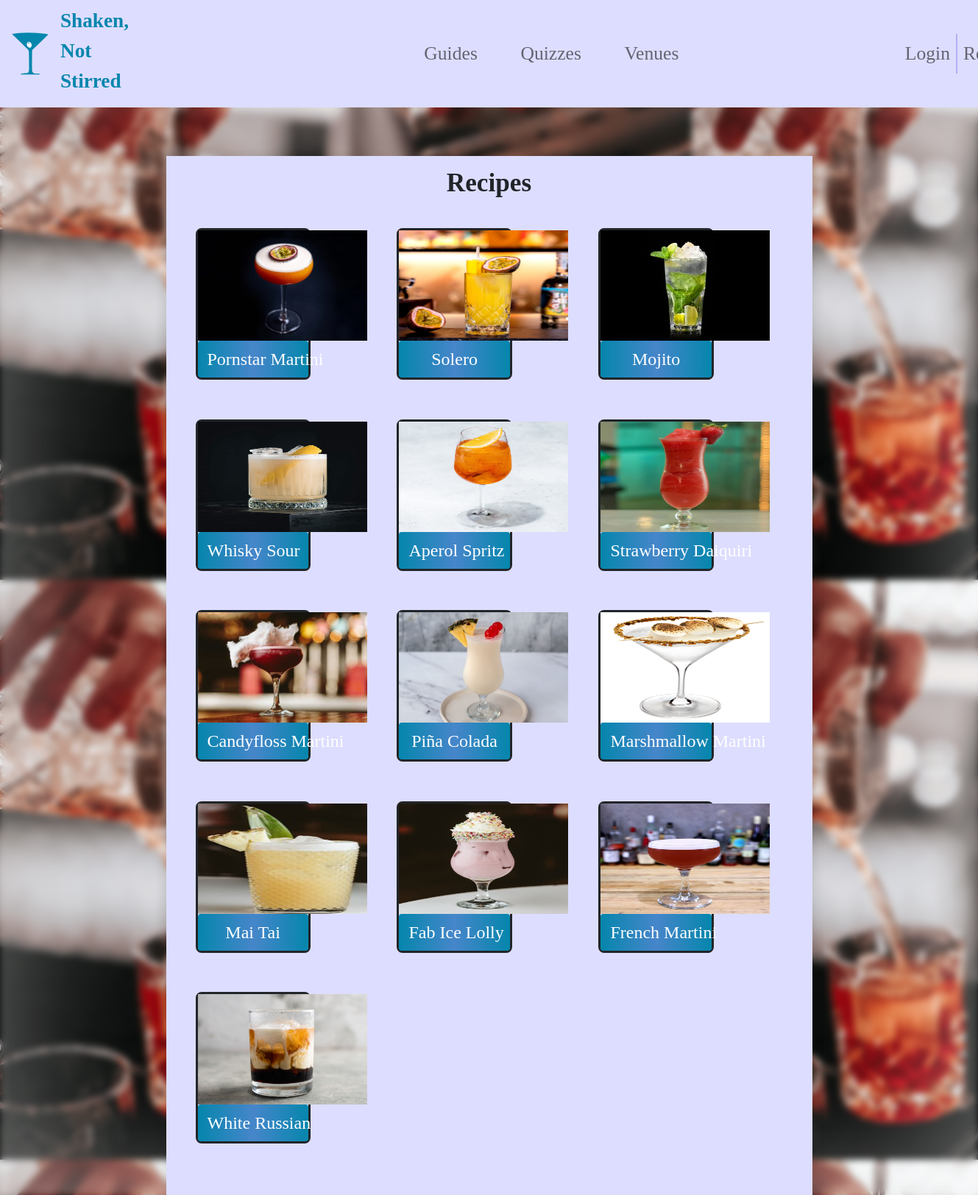
The app's page /Recipes.php with its own data.
### tables this page shows
CREATE TABLE `cocktail` (
  `cocktail_id` int(3) NOT NULL,
  `name` varchar(50) NOT NULL,
  `ingredients` text NOT NULL,
  `equipment` text NOT NULL,
  `method` text NOT NULL,
  `picture_id` varchar(50) NOT NULL
);

### Recipes.php (the view, shortened to what this page needs)
<?php
require_once "phpconnect.php";
$sql = mysqli_query($conn, "Select * from cocktail");
?>
<!DOCTYPE html>
<html>
<head>
    <link rel="stylesheet" href="https://cdn.jsdelivr.net/npm/bootstrap@4.0.0/dist/css/bootstrap.min.css"
>
    <link rel="stylesheet" type="text/css" href="style.css" />
    <link rel="stylesheet" href="https://cdn.jsdelivr.net/npm/bootstrap@5.0.0-beta1/dist/css/bootstrap.min.css" />
</head>
<body>
    <header>
        <?php
        include 'Header.php';
        ?>
    </header>
    <div class="row justify-content-center mt-5">
        <div class="col-lg-6 col-lg-8 col-sm-10">
            <div class="content shadow">
                <div class="card-title text-center">
                    <h2 class="p-3">Recipes</h2>
                </div>
                <div class="card-body">
                    <div class="container">
                        <div class="row">
                            <?php while ($row = mysqli_fetch_array($sql)) { ?>
                                <div class="col-md-4">
                                    <div class="itemList">
                                    <?php echo '<img src="Icons/' . $row["picture_id"] . '" height="150rem" width="230rem" alt="Cocktail Image"</p>';?>
                                        <button type="button" class="btn btn-block login" id="<?php echo $row['cocktail_id']?>" data-toggle="modal" data-target="#<?php echo($row['cocktail_id'].'Modal') ?>"><?php echo $row["name"]?></button>
                                    </div>
                                </div>
                            <?php } ?>
                        </div>
                    </div>
                </div>
            </div>
        </div>
    </div>
</body>

### Header.php (shortened to what this page needs)
<nav class="navbar navbar-custom navbar-expand-lg navbar-light ">
	<a class="navbar-brand" href="index.php">
		<img src="Icons/logo.png" width="50rem" alt="Logo">
	</a>
	<div class="collapse navbar-collapse" id="navbarNavAltMarkup">
		<label class="title">Shaken,<br> Not Stirred</label>
		<div class="navbar-nav navbar-navHeader">
			<a id="Guides" class="nav-item nav-link" href="Guides.php">Guides</a>
			<a id="Quizzes" class="nav-item nav-link" href="Quizzes.php">Quizzes</a>
			<a id="Venues" class="nav-item nav-link" href="Venues.php" id="Venues">Venues</a>
		</div>
		<div class="navbar-nav navbar-navStatus">
			<?php if (isset($_SESSION['Email'])) { ?>
				<a class="nav-item nav-link navbar-navLog" href="Account.php"><img src="Icons/person-circle.svg"
						width="50rem" alt="My Account" /></a>
				<a class="nav-item nav-link navbar-navReg" href="Logout.php" name="Logout" type="submit">Logout</a>
			<?php } elseif (isset($_SESSION['ManagerEmail'])) { ?>
				<a class="nav-item nav-link navbar-navLog" href="UserDetails.php">Users</a>
				<a class="nav-item nav-link navbar-navReg" href="Logout.php" name="Logout" type="submit">Logout</a>
			<?php } else { ?>
				<a id="Login" class="nav-item nav-link navbar-navLog" href="Login.php">Login</a>
				<a id="Register" class="nav-item nav-link navbar-navReg" href="Register.php">Register</a>
			<?php } ?>
		</div>
	</div>
</nav>

### style.css (style rules this page uses)
body { background-attachment: fixed; background-image: url("Icons/background.png"); }
body:before { content: ''; position: fixed; top: 0; left: 0; right: 0; bottom: 0; box-shadow: inset 0 0 12.5rem rgba(255, 255, 255, .5); filter: blur(0.3rem); background: inherit; }
.navbar-custom { background-color: #ddddff; }
.navbar-navHeader { font-size: 1.6rem; padding-left: 28.5% !important; font-family: "Goudy Bookletter 1911"; }
.navbar-navStatus { font-size: 150%; margin-left: 36% !important; }
.navbar-navLog { border-right: 2px solid #8686e780; font-family: "Goudy Bookletter 1911"; font-size: 1.6rem; }
.navbar-navReg { font-family: "Goudy Bookletter 1911"; font-size: 1.6rem; }
.navbar-navHeader a { padding-left: 20% !important; }
.login { background-color: #0686AD !important; background-image: linear-gradient(to right, #0686AD, #8686e780, #0686AD); color: white !important; font-size: 150% !important; }
.card-title h2 { font-family: "Goudy Bookletter 1911"; font-size: 2.2rem !important; font-weight: bold; }
.title { font-size: 170%; color: #0686AD; font-family: "Goudy Bookletter 1911"; font-weight: bold; }
.itemList { font-family: "Goudy Bookletter 1911"; border-style: solid; border-radius: 0.5rem; margin-bottom: 8%; }
.col-md-4 { display: grid !important; grid-template-columns: 62.5% 62.5% 62.5% !important; grid-gap: 6% 6% !important; padding-bottom: 5% !important; }
.content { margin: 2% auto auto auto !important; display: block !important; background-color: #ddddff !important; }

### records on screen
cocktail: picture (picture), name "Pornstar Martini"
cocktail: picture (picture), name "Solero"
cocktail: picture (picture), name "Mojito"
cocktail: picture (picture), name "Whisky Sour"
cocktail: picture (picture), name "Aperol Spritz"
cocktail: picture (picture), name "Strawberry Daiquiri"
cocktail: picture (picture), name "Candyfloss Martini"
cocktail: picture (picture), name "Piña Colada"
cocktail: picture (picture), name "Marshmallow Martini"
cocktail: picture (picture), name "Mai Tai"
cocktail: picture (picture), name "Fab Ice Lolly"
cocktail: picture (picture), name "French Martini"
cocktail: picture (picture), name "White Russian"
